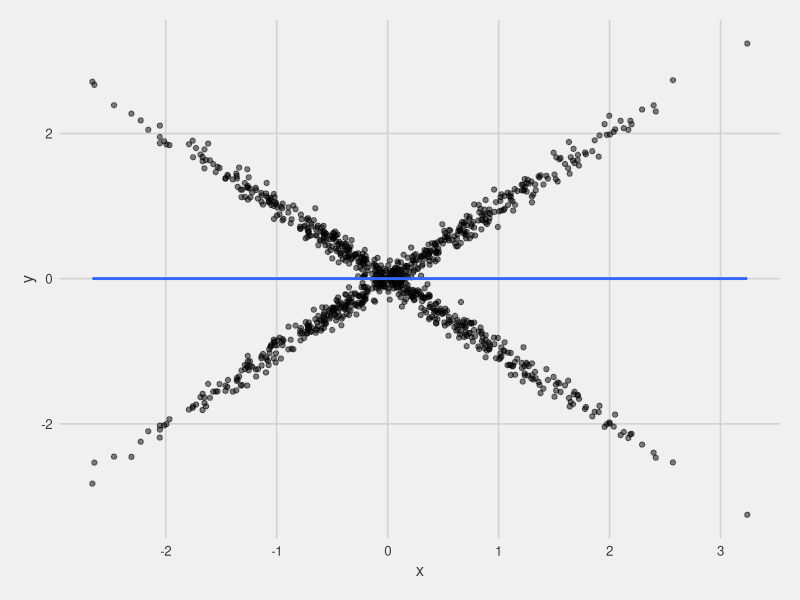

Here is the R script that generated this plot:
## ---- chunk 1
knitr::opts_chunk$set(echo = T,message=F,error=F,warning = F,cache=F)
require(tidyverse)
## ---- chunk 2
set.seed(123)
N = 1000
x1 <- rnorm(N)
x2 <- rnorm(N)
x3 <- rnorm(N)
y <- 2*x1 + rnorm(N)
mod = lm(y ~ x1 + x2 + x3)
broom::tidy(mod)
## ---- chunk 3
set.seed(123)
N = 500
noise = .1
x1 <- rnorm(500)
y1 <- x1 + rnorm(N,0,noise)
y2 <- -1*x1 + rnorm(N,0,noise)
bind_rows(data.frame(y=y1,x=x1),data.frame(y=y2,x=x1)) %>% 
  ggplot(aes(x,y)) +
  geom_point(alpha=.5) +
  geom_smooth(se=F) +
  ggthemes::theme_fivethirtyeight() +
  theme(axis.title = element_text())
